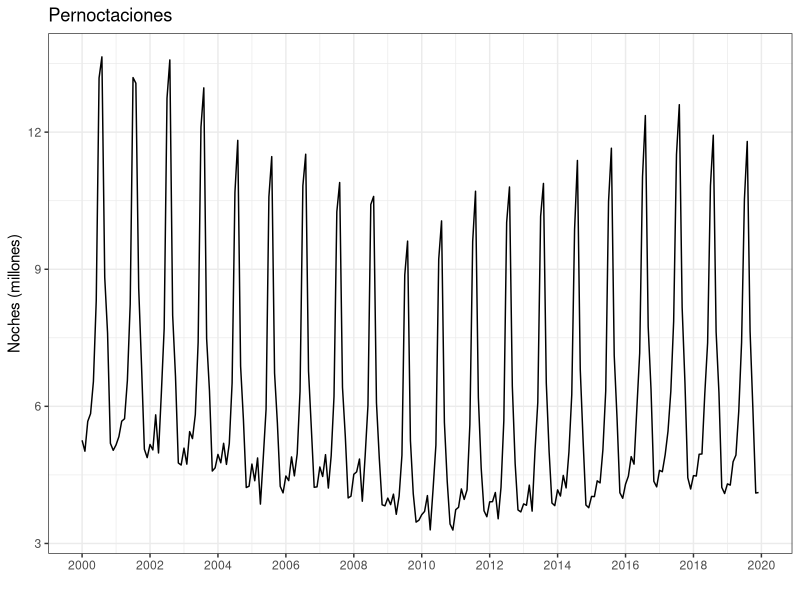
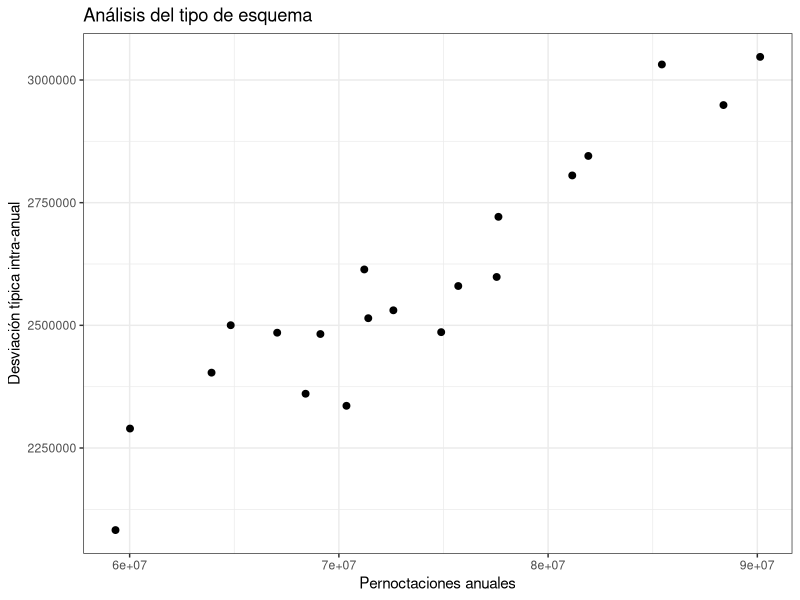
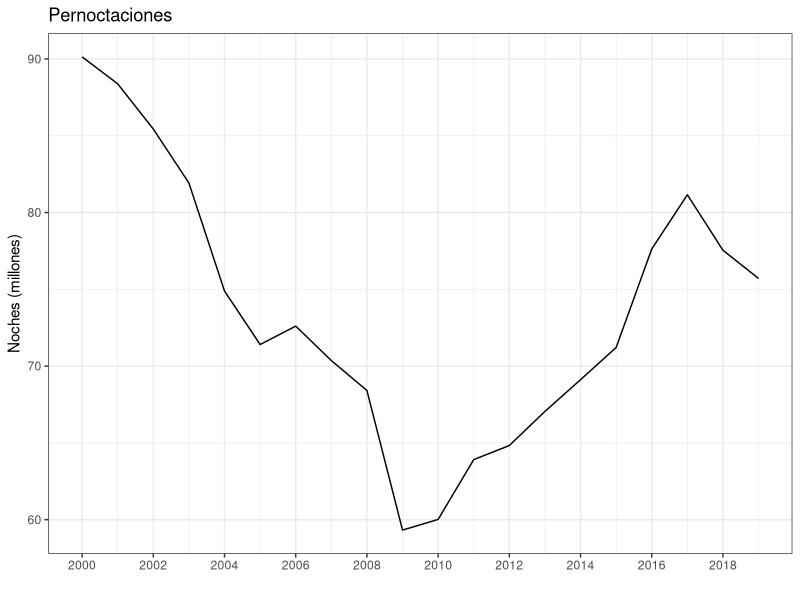
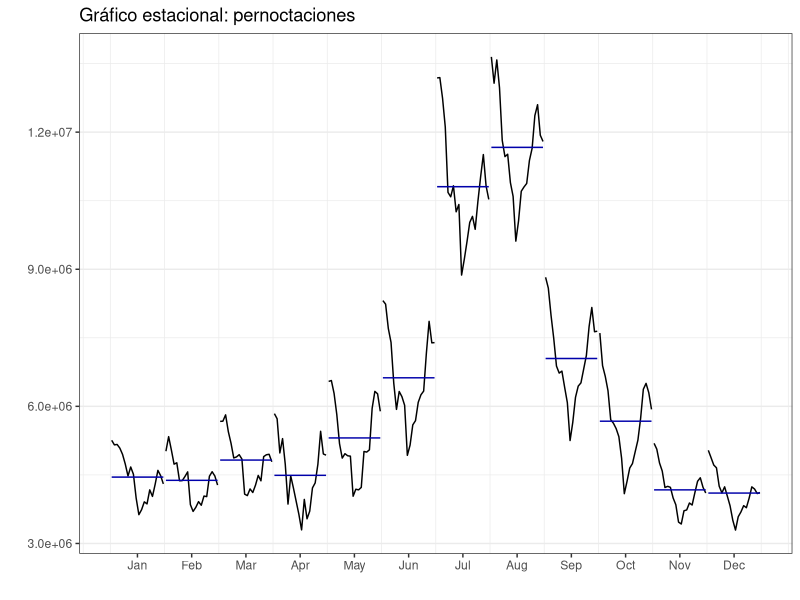
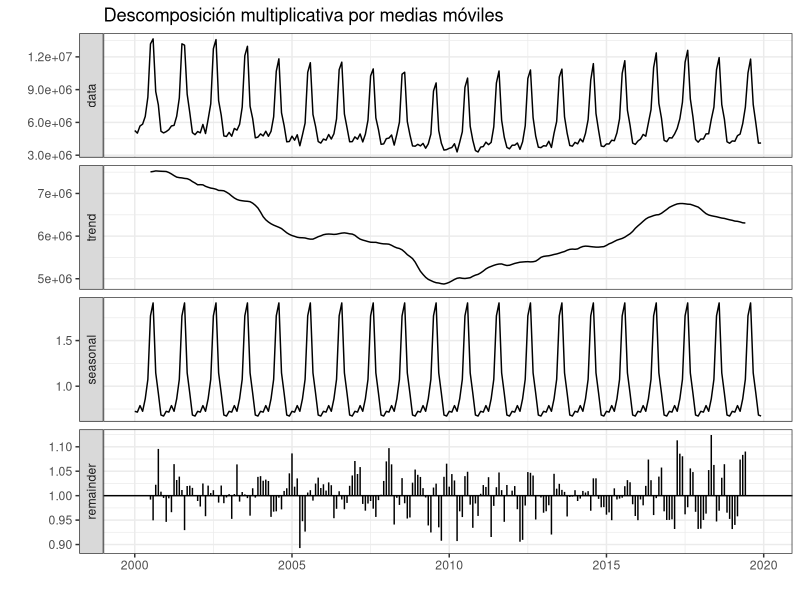
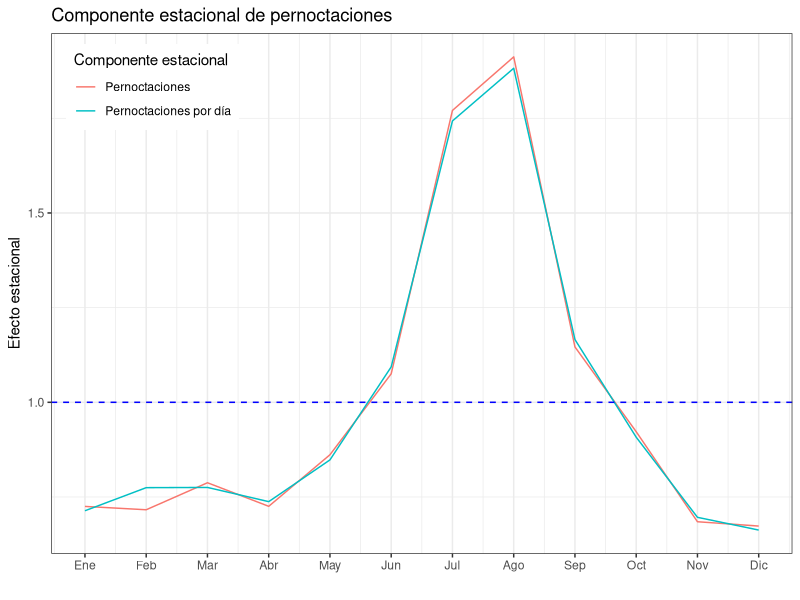
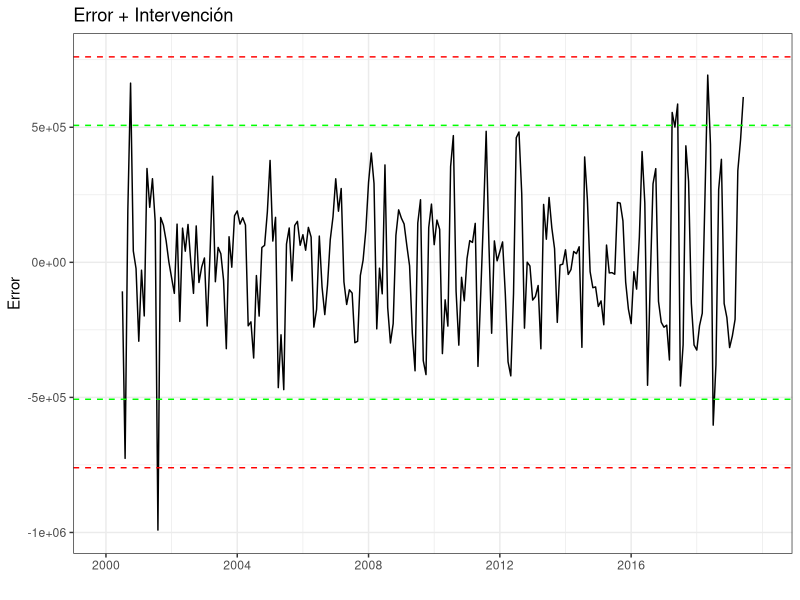

Write R code to recreate these figures, in order.
#----------------------------------------------------------
# CODIGO EJEMPLO 2
#----------------------------------------------------------
#
#
#
#----------------------------------------------------------
# Librerias
library(forecast)
library(ggplot2); theme_set(theme_bw())
#----------------------------------------------------------
#
#
#
#----------------------------------------------------------
# Importamos Pernoctaciones
#----------------------------------------------------------
# 
Pernoctaciones <- read.csv2("./series/Pernoctaciones.csv", 
                            header = TRUE)

Pernoctaciones <- ts(Pernoctaciones[,2], 
                     start = 2000, 
                     freq = 12)

autoplot(Pernoctaciones/1000000,
         xlab = "",
         ylab = "Noches (millones)",
         main = "Pernoctaciones") +
  scale_x_continuous(breaks= seq(2000, 2020, 2)) 
#----------------------------------------------------------
#
#
#
#----------------------------------------------------------
# Esquema
#----------------------------------------------------------
CasosAnual = as.numeric(aggregate(Pernoctaciones, FUN = sum))
DesviacionAnual = as.numeric(aggregate(Pernoctaciones, FUN = sd))

ggplot() +
  geom_point(aes(x = CasosAnual, y = DesviacionAnual), size = 2) +
  xlab("Pernoctaciones anuales") + 
  ylab("Desviación típica intra-anual") + 
  ggtitle("Análisis del tipo de esquema") 
#----------------------------------------------------------
#
#
#
#----------------------------------------------------------
# Componentes
#----------------------------------------------------------
# Tendencia
autoplot(aggregate(Pernoctaciones/1000000, FUN = sum),
         xlab = "",
         ylab = "Noches (millones)",
         main = "Pernoctaciones") +
  scale_x_continuous(breaks= seq(2000, 2020, 2)) 

# Estacionalidad
ggmonthplot(Pernoctaciones, 
             polar=TRUE,
             xlab = "",
             ylab = "",
             main = "Gráfico estacional: pernoctaciones") +
  guides(colour=FALSE)
#----------------------------------------------------------
#
#
#
#----------------------------------------------------------
# Descomposicion
#----------------------------------------------------------
PernoctacionesDesMul <- decompose(Pernoctaciones, 
                                  type = "mult")

autoplot(PernoctacionesDesMul,
         xlab = "",
         main = "Descomposición multiplicativa por medias móviles")

PernoctacionesDesMul$figure

PernoctacionesDiaDesMul <- decompose(Pernoctaciones/monthdays(Pernoctaciones), type = "mult")

ggplot() +
  geom_line(aes(x = 1:12, y = PernoctacionesDesMul$figure, colour = "black")) + 
  geom_line(aes(x = 1:12, y = PernoctacionesDiaDesMul$figure, colour = "red")) + 
  geom_hline(yintercept = 1, colour = "blue", lty = 2) +
  ggtitle("Componente estacional de pernoctaciones") +
  xlab("") +
  ylab("Efecto estacional") +
  scale_x_continuous(breaks= 1:12, 
                     labels = c("Ene", "Feb", "Mar", "Abr", "May", "Jun", 
                                "Jul", "Ago", "Sep", "Oct", "Nov", "Dic")) +
  scale_color_discrete(name = "Componente estacional", 
                       labels = c("Pernoctaciones", "Pernoctaciones por día")) +
  theme(legend.position=c(0.02,0.98), legend.justification=c(0,1))
#----------------------------------------------------------
#
#
#
#----------------------------------------------------------
# Analisis del error
#----------------------------------------------------------
error <- Pernoctaciones - trendcycle(PernoctacionesDesMul) * seasonal(PernoctacionesDesMul)
sderror <- sd(error, na.rm = TRUE)

autoplot(error,
         xlab = "",
         ylab = "Error",
         main = "Error + Intervención",
         colour = "black") +
  geom_hline(yintercept = c(3, 2, -2, -3)*sderror, 
             colour = c("red", "green", "green", "red"),
             lty = 2) + 
  scale_x_continuous(breaks= seq(1980, 2018, 4)) 


